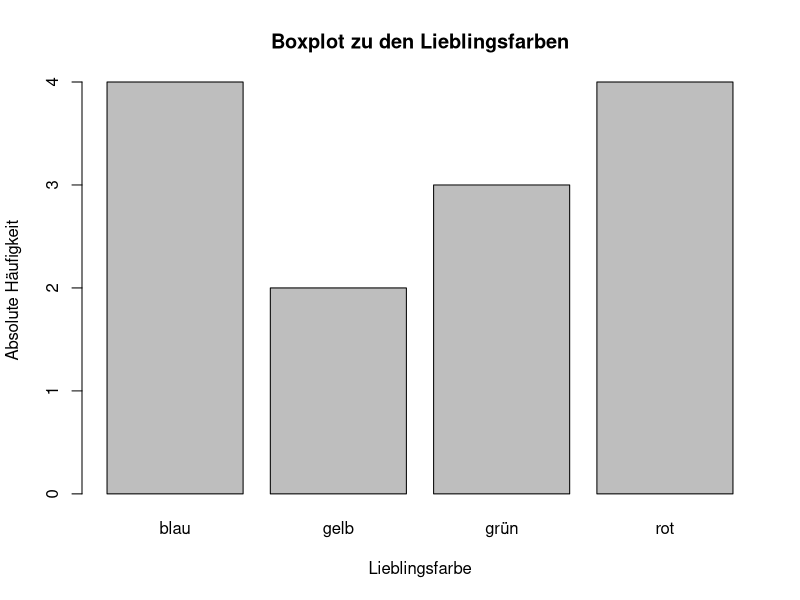
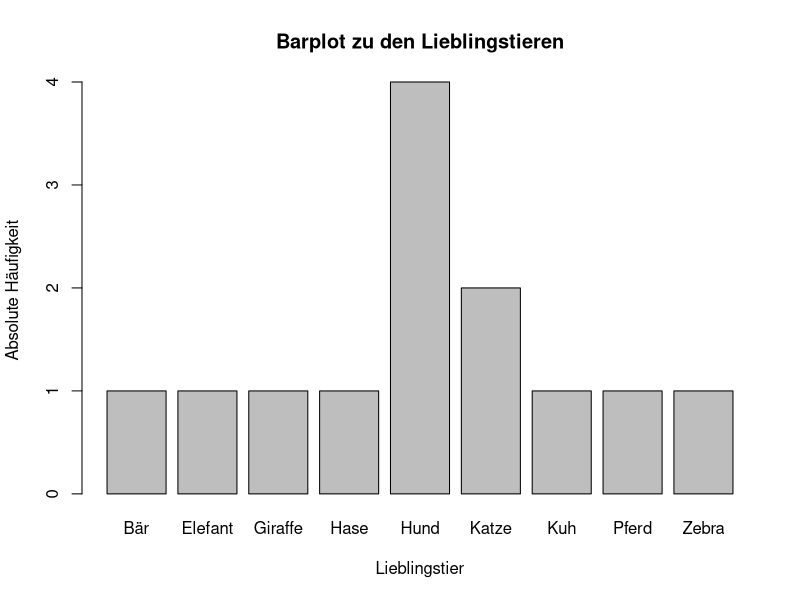
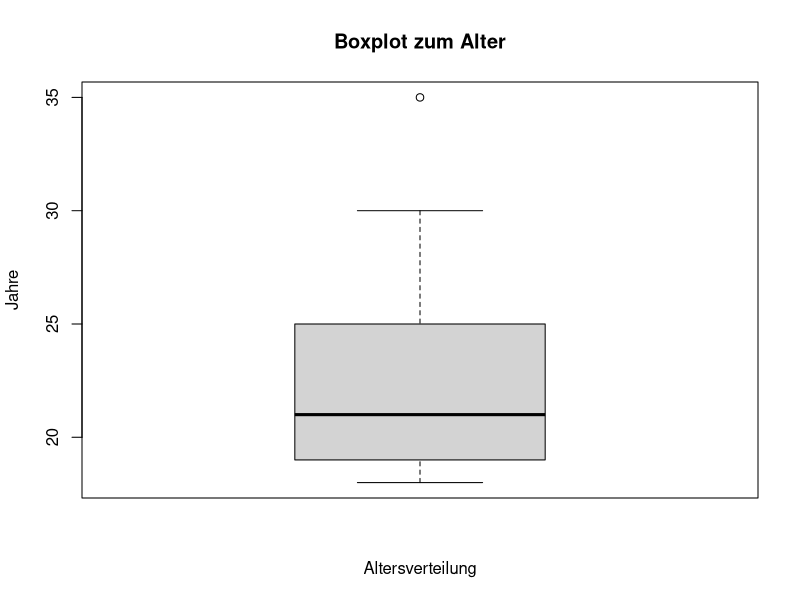
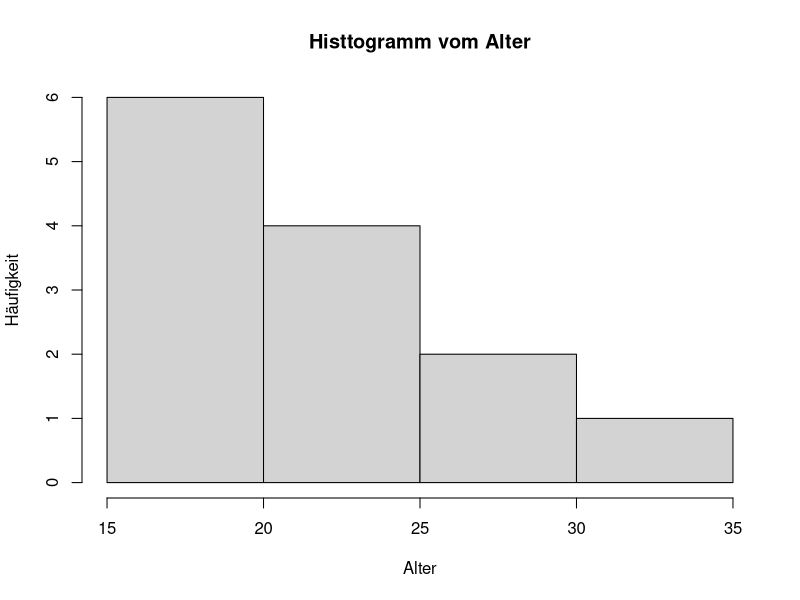

These charts were generated, in order, by the following R code:
# Datensatz einlesen
tabelle <- read.csv("lieblinge.csv")

# Kleines bisschen EDA
barplot(table(tabelle$Lieblingsfarbe), xlab = "Lieblingsfarbe", ylab = "Absolute Häufigkeit", main = "Boxplot zu den Lieblingsfarben")
barplot(table(tabelle$Lieblingstier), xlab = "Lieblingstier", ylab = "Absolute Häufigkeit", main = "Barplot zu den Lieblingstieren")
boxplot(tabelle$Alter, xlab = "Altersverteilung", ylab = "Jahre", main = "Boxplot zum Alter")
hist(tabelle$Alter, xlab = "Alter", ylab = "Häufigkeit", main = "Histtogramm vom Alter")
